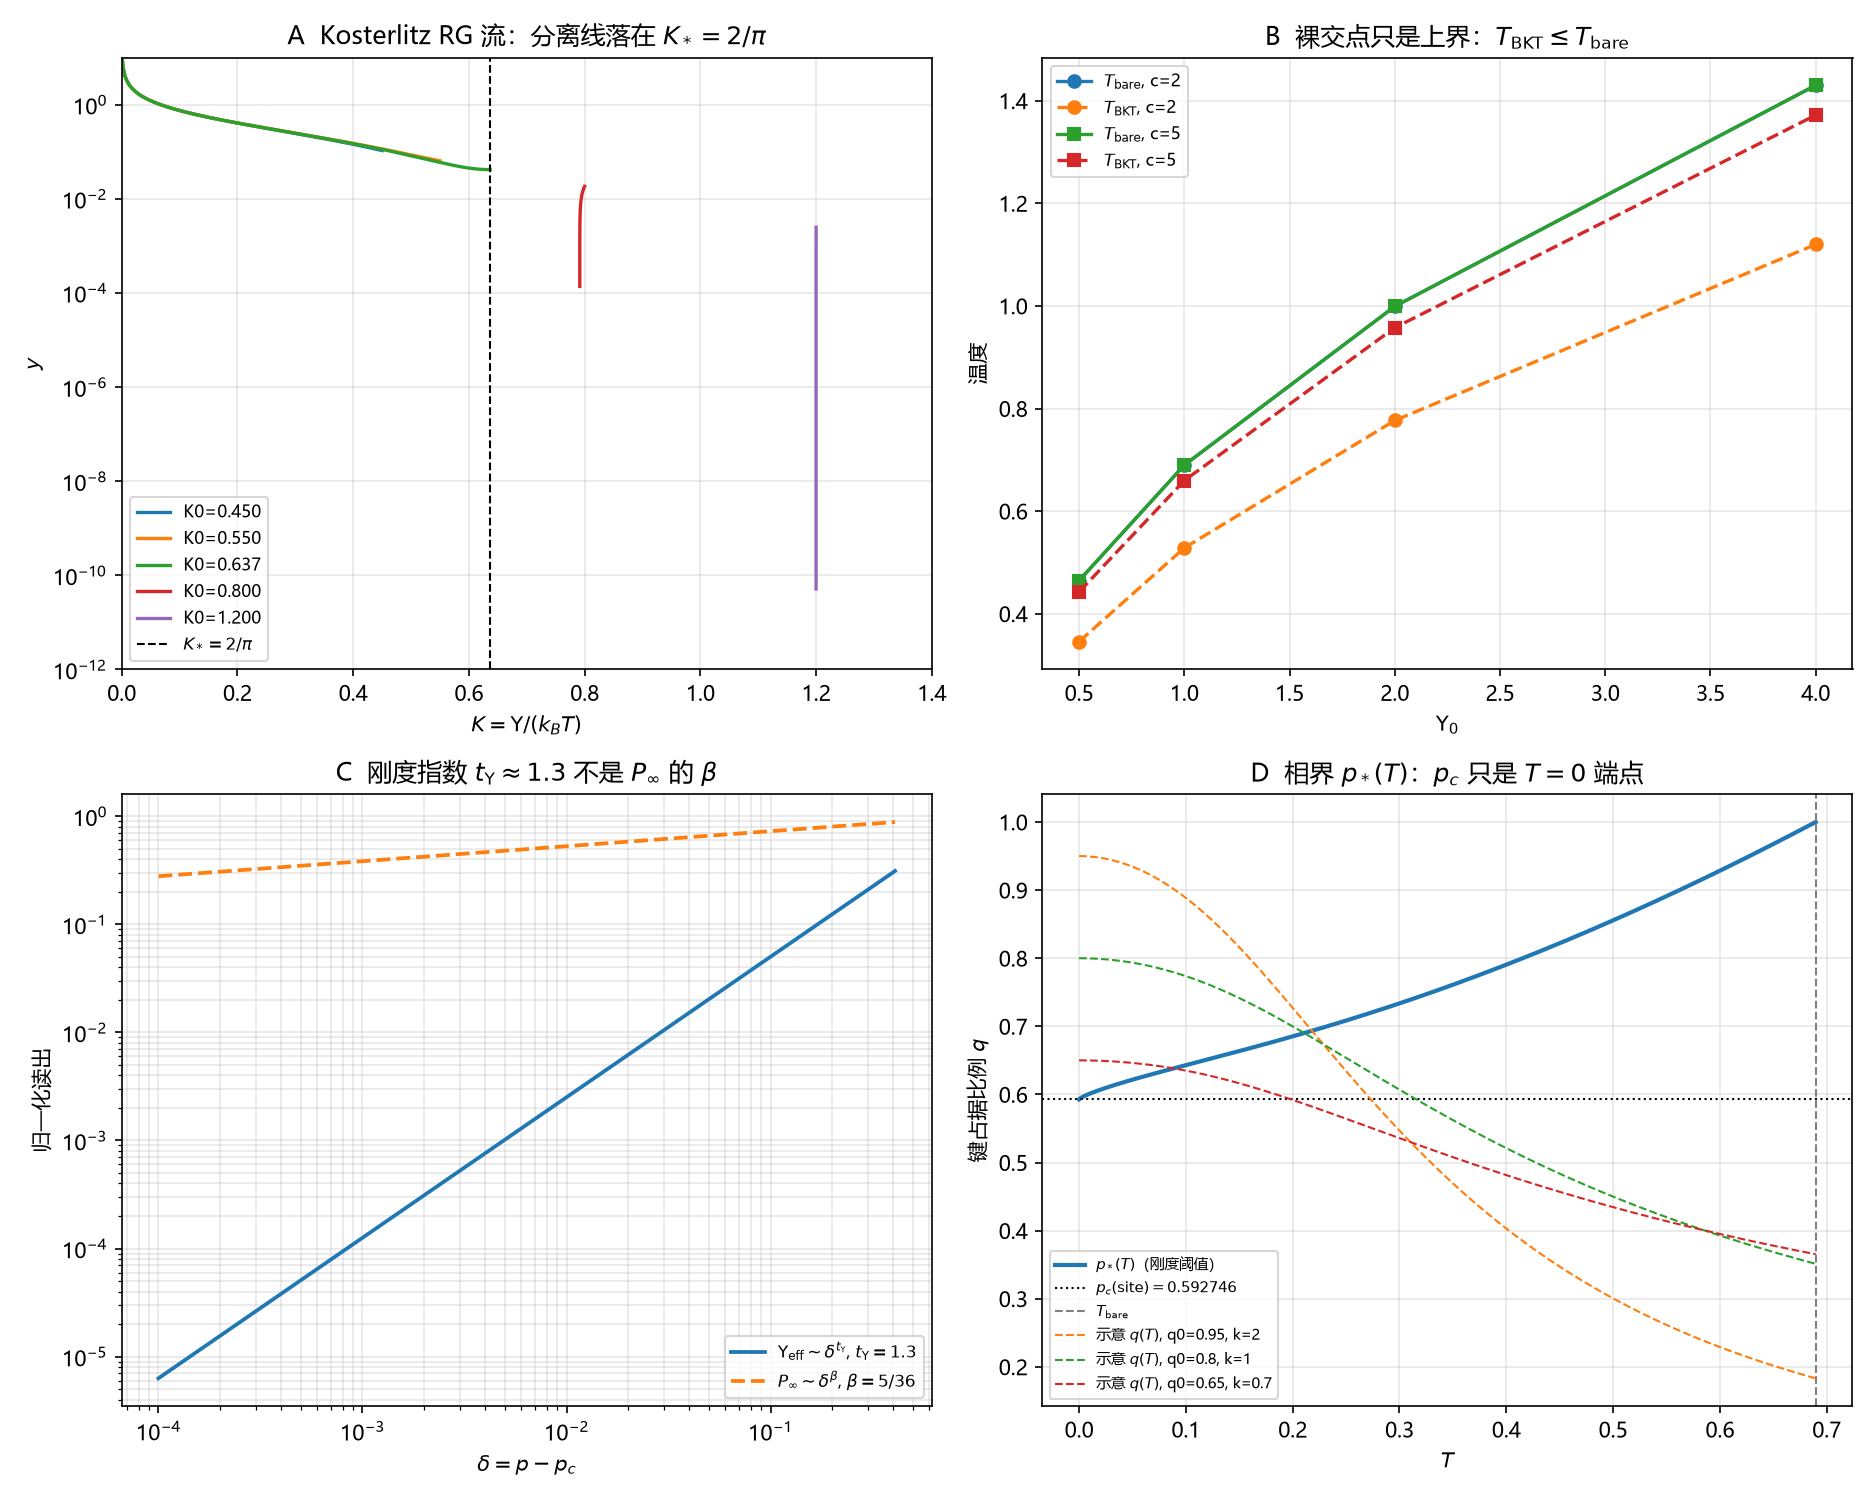

Python code for this plot:
# -*- coding: utf-8 -*-
"""
环 19 相位刚度：BKT 重整化、裸刚度上界、渗流刚度与相界。

归一化：Upsilon_bond = 1, k_B = 1, omega_D = 1, hbar = 1.
本脚本只核对解析形状、不等式与交点，不做数据拟合。

外部基准（只作核对，不是 CQM 推导）：
  二维方格 XY：T_BKT/J = 0.89294，普适跳变 Upsilon_R/J = 2T_BKT/(pi J) = 0.5684.
  渗流刚度指数：2D t_Upsilon ~ 1.3（Loh et al. 2014）。
  无限簇指数：2D beta = 5/36.
"""

import csv
import math
import os

import numpy as np
import matplotlib
matplotlib.use("Agg")
import matplotlib.pyplot as plt

plt.rcParams["font.sans-serif"] = ["Microsoft YaHei", "SimHei", "DejaVu Sans"]
plt.rcParams["axes.unicode_minus"] = False

HERE = os.path.dirname(os.path.abspath(__file__))
OUT_CSV = os.path.join(HERE, "环19_相位刚度.csv")
OUT_PNG = os.path.join(HERE, "环19_相位刚度.png")
OUT_SUM = os.path.join(HERE, "环19_相位刚度_摘要.csv")

OMEGA_D = 1.0
PC_SITE = 0.59274605079210   # 审-4 回改：Φ 自变量是座比例 p_pair，阈值为座渗流
T_U = 1.3              # superfluid-stiffness exponent, 2D (external)
BETA_INF = 5.0 / 36.0  # P_inf exponent, 2D (external)
C_CORE_LIST = [2.0, 5.0]  # vortex core energy in units of K0; shape parameter

# ---------------------------------------------------------------- Debye weight


def w_debye(T):
    """V_coh/Z = 2 * int_0^1 x tanh(x/(2T)) dx, with omega_D = 1."""
    if T <= 0.0:
        return 1.0
    x = np.linspace(0.0, 1.0, 8001)
    return 2.0 * np.trapezoid(x * np.tanh(x / (2.0 * T)), x)


def K_bare(T, U0=1.0):
    if T <= 0.0:
        return float("inf")
    return U0 * w_debye(T) / T


def bisect(f, lo, hi, tol=1e-10, n=200):
    flo, fhi = f(lo), f(hi)
    if flo * fhi > 0.0:
        raise ValueError(f"root not bracketed: f({lo})={flo}, f({hi})={fhi}")
    for _ in range(n):
        mid = 0.5 * (lo + hi)
        fm = f(mid)
        if abs(fm) < tol or 0.5 * (hi - lo) < tol:
            return mid
        if flo * fm <= 0.0:
            hi, fhi = mid, fm
        else:
            lo, flo = mid, fm
    return 0.5 * (lo + hi)


def T_bare(U0=1.0):
    """Bare crossing: U0 * w(T) = 2 T / pi."""
    return bisect(lambda T: U0 * w_debye(T) - 2.0 * T / math.pi, 1e-8, 50.0)


# ---------------------------------------------------------------- Kosterlitz RG


def rg_flow(K0, y0, lmax=10.0, n=12000):
    """Integrate du/dl = 4 pi^2 y^2, dy/dl = (2 - pi K) y, u = 1/K.

    The coefficient 4 pi^2 follows the convention of Nelson's review (51);
    only the fixed point K = 2/pi and the direction are used.  The step is
    kept small because the fixed point is marginal: a coarse RK4 step can
    overshoot and produce a spurious runaway.
    """
    u = 1.0 / K0
    y = y0
    us = [u]
    ys = [y]
    ls = [0.0]
    dl = lmax / n
    for i in range(n):
        def deriv(uu, yy):
            return 4.0 * math.pi ** 2 * yy * yy, (2.0 - math.pi / uu) * yy
        k1u, k1y = deriv(u, y)
        k2u, k2y = deriv(u + 0.5 * dl * k1u, y + 0.5 * dl * k1y)
        k3u, k3y = deriv(u + 0.5 * dl * k2u, y + 0.5 * dl * k2y)
        k4u, k4y = deriv(u + dl * k3u, y + dl * k3y)
        u += dl * (k1u + 2 * k2u + 2 * k3u + k4u) / 6.0
        y += dl * (k1y + 2 * k2y + 2 * k3y + k4y) / 6.0
        us.append(u)
        ys.append(y)
        ls.append((i + 1) * dl)
        if y > 10.0:
            break
    return np.array(ls), np.array(us), np.array(ys)


def is_superfluid(K0, y0):
    """Classify a flow: superfluid if the fugacity decreases."""
    if y0 <= 1e-300:
        return True
    _, _, ys = rg_flow(K0, y0)
    return ys[-1] < ys[0]


def T_bkt_rg(U0=1.0, c=5.0):
    """BKT temperature from the RG separatrix, with y0 = exp(-c K0)."""
    def sf(T):
        K0 = K_bare(T, U0)
        return is_superfluid(K0, math.exp(-c * K0))
    lo, hi = 1e-6, 50.0
    # expand if the bracket is not yet correct
    while not sf(lo):
        lo *= 0.5
    while sf(hi):
        hi *= 2.0
    for _ in range(60):
        mid = 0.5 * (lo + hi)
        if sf(mid):
            lo = mid
        else:
            hi = mid
    return 0.5 * (lo + hi)


# ---------------------------------------------------------------- percolation


def Phi_power(p, pc=PC_SITE, expo=T_U):
    if p <= pc:
        return 0.0
    return ((p - pc) / (1.0 - pc)) ** expo


def p_star(T, U0=1.0, pc=PC_SITE, expo=T_U):
    """Temperature-dependent bond threshold from U0 w(T) Phi(p) = 2T/pi."""
    arg = 2.0 * T / (math.pi * U0 * w_debye(T))
    if arg <= 0.0:
        return pc
    if arg >= 1.0:
        return 1.0
    return pc + (1.0 - pc) * arg ** (1.0 / expo)


# ---------------------------------------------------------------- main


def main():
    TBKT_XY = 0.89294
    JUMP_XY = 2.0 * TBKT_XY / math.pi

    rows = []
    summary = []

    # --- panel A: RG trajectories
    K0_list = [0.45, 0.55, 0.6366, 0.80, 1.20]
    for K0 in K0_list:
        y0 = math.exp(-5.0 * K0)
        ls, us, ys = rg_flow(K0, y0, lmax=10.0)
        for l, u, y in zip(ls, us, ys):
            rows.append(("A", K0, l, 1.0 / u, y))

    # --- panel B: T_bare vs T_BKT for two core energies
    U0_list = [0.5, 1.0, 2.0, 4.0]
    for c in C_CORE_LIST:
        for U0 in U0_list:
            tb = T_bare(U0)
            tr = T_bkt_rg(U0, c)
            rows.append(("B", c, U0, tb, tr))
            summary.append(("T_bare", c, U0, tb, ""))
            summary.append(("T_BKT_RG", c, U0, tr, ""))
            summary.append(("ratio", c, U0, tr / tb, ""))

    # --- panel C: percolation stiffness
    p_grid = np.linspace(PC_SITE, 1.0, 401)
    for p in p_grid:
        rows.append(("C", p, Phi_power(p), Phi_power(p, expo=BETA_INF), 0.0))

    # --- panel D: phase boundary p_*(T)
    T_grid = np.linspace(0.0, T_bare(1.0) * 1.02, 401)
    for T in T_grid:
        rows.append(("D", T, p_star(T), 0.0, 0.0))

    with open(OUT_CSV, "w", newline="", encoding="utf-8-sig") as f:
        w = csv.writer(f)
        w.writerow(["panel", "x", "y", "z", "w"])
        w.writerows(rows)

    with open(OUT_SUM, "w", newline="", encoding="utf-8-sig") as f:
        w = csv.writer(f)
        w.writerow(["quantity", "c_core", "U0", "value", "note"])
        w.writerow(["T_BKT_XY", "", "", TBKT_XY, "external anchor, J=1"])
        w.writerow(["jump_XY", "", "", JUMP_XY, "2*T_BKT/pi"])
        w.writerows(summary)

    # ------------------------------------------------------------ figure
    fig, ax = plt.subplots(2, 2, figsize=(12.5, 10.0))

    # A: RG flow in (K, y)
    for K0 in K0_list:
        y0 = math.exp(-5.0 * K0)
        ls, us, ys = rg_flow(K0, y0, lmax=10.0)
        ax[0, 0].plot(1.0 / us, ys, lw=1.6, label=f"K0={K0:.3f}")
    ax[0, 0].axvline(2.0 / math.pi, color="k", ls="--", lw=1.0,
                     label=r"$K_*=2/\pi$")
    ax[0, 0].set_xlabel(r"$K=\Upsilon/(k_BT)$")
    ax[0, 0].set_ylabel(r"$y$")
    ax[0, 0].set_yscale("log")
    ax[0, 0].set_xlim(0.0, 1.4)
    ax[0, 0].set_ylim(1e-12, 10.0)
    ax[0, 0].set_title("A  Kosterlitz RG 流：分离线落在 $K_*=2/\\pi$")
    ax[0, 0].legend(fontsize=8)
    ax[0, 0].grid(alpha=0.3)

    # B: T_bare vs T_BKT
    for c, marker in zip(C_CORE_LIST, ["o", "s"]):
        tb = [T_bare(U0) for U0 in U0_list]
        tr = [T_bkt_rg(U0, c) for U0 in U0_list]
        ax[0, 1].plot(U0_list, tb, marker + "-", lw=1.6,
                      label=f"$T_{{\\rm bare}}$, c={c:g}")
        ax[0, 1].plot(U0_list, tr, marker + "--", lw=1.6,
                      label=f"$T_{{\\rm BKT}}$, c={c:g}")
    ax[0, 1].set_xlabel(r"$\Upsilon_0$")
    ax[0, 1].set_ylabel("温度")
    ax[0, 1].set_title(r"B  裸交点只是上界：$T_{\rm BKT}\leq T_{\rm bare}$")
    ax[0, 1].legend(fontsize=8)
    ax[0, 1].grid(alpha=0.3)

    # C: percolation exponents
    delta = np.linspace(1e-4, 1.0 - PC_SITE, 800)
    p = PC_SITE + delta
    ax[1, 0].loglog(delta, delta ** T_U, lw=1.8,
                    label=r"$\Upsilon_{\rm eff}\sim\delta^{t_\Upsilon}$, $t_\Upsilon=1.3$")
    ax[1, 0].loglog(delta, delta ** BETA_INF, lw=1.8, ls="--",
                    label=r"$P_\infty\sim\delta^{\beta}$, $\beta=5/36$")
    ax[1, 0].set_xlabel(r"$\delta=p-p_c$")
    ax[1, 0].set_ylabel("归一化读出")
    ax[1, 0].set_title("C  刚度指数 $t_\\Upsilon\\approx1.3$ 不是 $P_\\infty$ 的 $\\beta$")
    ax[1, 0].legend(fontsize=8)
    ax[1, 0].grid(alpha=0.3, which="both")

    # D: phase boundary p_*(T)
    Tb = T_bare(1.0)
    Ts = np.linspace(0.0, Tb, 600)
    ps = np.array([p_star(T) for T in Ts])
    ax[1, 1].plot(Ts, ps, lw=2.0, label=r"$p_*(T)$（刚度阈值）")
    ax[1, 1].axhline(PC_SITE, color="k", ls=":", lw=1.0,
                     label=r"$p_c({\rm site})=0.592746$")
    ax[1, 1].axvline(Tb, color="gray", ls="--", lw=1.0,
                     label=r"$T_{\rm bare}$")
    # illustrative trajectories (not the 环15 distribution)
    for q0, kappa in [(0.95, 2.0), (0.80, 1.0), (0.65, 0.7)]:
        qs = q0 * np.array([w_debye(T) for T in Ts]) ** kappa
        ax[1, 1].plot(Ts, qs, lw=1.0, ls="--",
                      label=f"示意 $q(T)$, q0={q0:g}, k={kappa:g}")
    ax[1, 1].set_xlabel("$T$")
    ax[1, 1].set_ylabel("键占据比例 $q$")
    ax[1, 1].set_title("D  相界 $p_*(T)$：$p_c$ 只是 $T=0$ 端点")
    ax[1, 1].legend(fontsize=7)
    ax[1, 1].grid(alpha=0.3)

    fig.tight_layout()
    fig.savefig(OUT_PNG, dpi=150)
    plt.close(fig)

    # ------------------------------------------------------------ printed checks
    print(f"T_BKT(XY) = {TBKT_XY:.6f}, jump = {JUMP_XY:.6f}")
    for c in C_CORE_LIST:
        ratios = []
        for U0 in U0_list:
            tb = T_bare(U0)
            tr = T_bkt_rg(U0, c)
            ratios.append(tr / tb)
        print(f"c={c:g}: T_BKT/T_bare = " +
              ", ".join(f"{r:.6f}" for r in ratios) +
              f"  max={max(ratios):.6f}")
    for d in [1e-2, 1e-3, 1e-4]:
        pt = d ** T_U
        pb = d ** BETA_INF
        print(f"delta={d:g}: Phi_t={pt:.6e}, P_inf={pb:.6e}, ratio={pt/pb:.6e}")
    print(f"T_bare(U0=1) = {T_bare(1.0):.6f}")
    for T in [0.1, 0.3, 0.5, 0.65]:
        print(f"p_*(T={T}) = {p_star(T):.6f}")
    print(f"p_*(0) = {p_star(0.0):.6f}, p_*(T_bare) = {p_star(T_bare(1.0)):.6f}")
    print("note: T > T_bare has no solution; p_* is clamped at 1 in the plot.")


if __name__ == "__main__":
    main()
